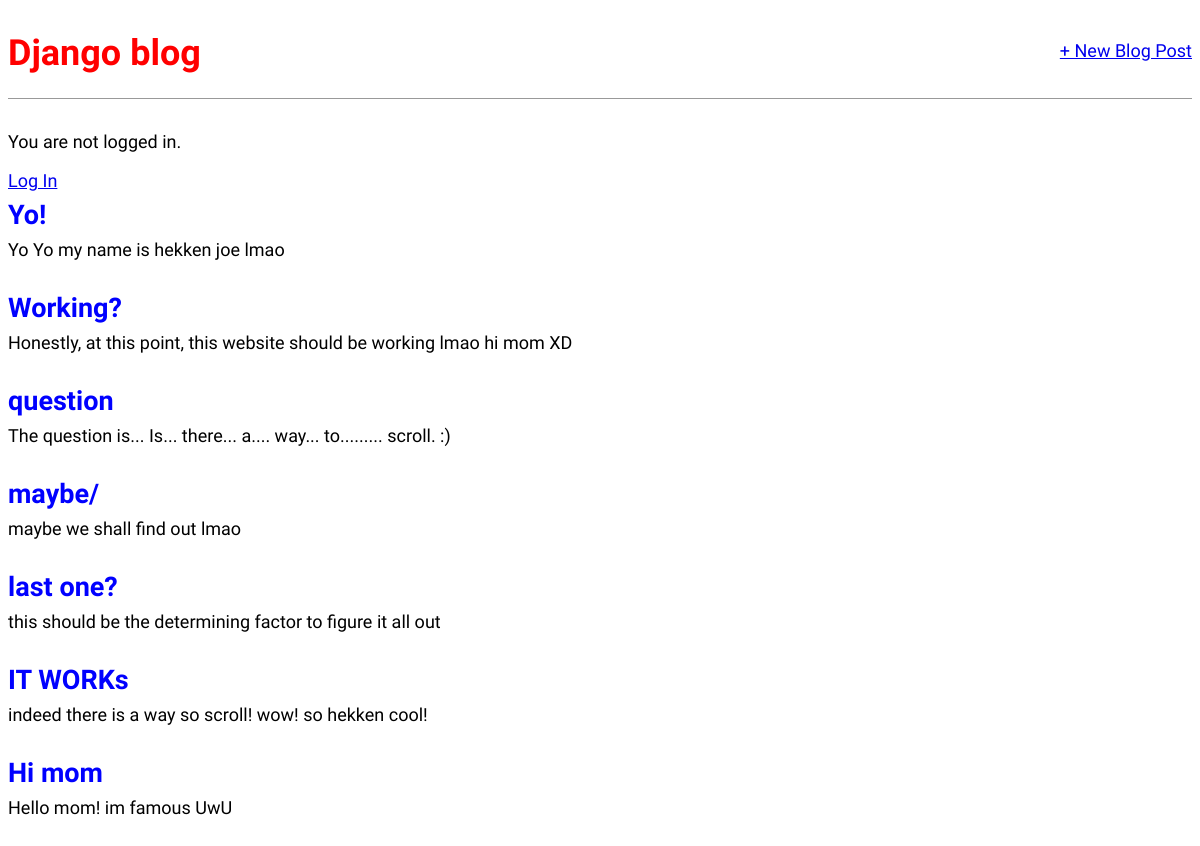
The page / on the database its author committed.
### blog/models.py (models this page shows, shortened)
class Post(models.Model):
    title = models.CharField(max_length=200)
    author = models.ForeignKey(
        'auth.User',
        on_delete = models.CASCADE,
    )
    body = models.TextField()

### blog/views.py (the view)
# urls.py: path('', BlogListView.as_view(), name='home'),
class BlogListView(ListView):
    model = Post
    template_name = 'home.html'

### templates/home.html
{% extends 'base.html' %}
{% block content %}
  {% for post in object_list %}
      <div class="post-entry">
        <h2><a href="{% url 'post_detail' post.pk %}">{{ post.title }}</a></h2>
	<p>{{ post.body }}</p>
      </div>
   {% endfor %}
{% endblock content %}

### static/css/base.css (style rules this page uses)
body { font-family: 'Source Sans Pro', sans-serif; font-size: 18px; }
.post-entry { margin-bottom: 2rem; }
.post-entry h2 { margin: 0.5rem 0; }
.post-entry h2 a, .post-entry h2 a:visited { color: blue; text-decoration: none; }
.post-entry p { margin: 0; font-weight: 400; }

### rows shown on the page
Post: title "Yo!", body "Yo Yo my name is hekken joe lmao"
Post: title "Working?", body "Honestly, at this point, this website should be working lmao hi mom XD"
Post: title "question", body "The question is... Is... there... a.... way... to......... scroll. :)"
Post: title "maybe/", body "maybe we shall find out lmao"
Post: title "last one?", body "this should be the determining factor to figure it all out"
Post: title "IT WORKs", body "indeed there is a way so scroll! wow! so hekken cool!"
Post: title "Hi mom", body "Hello mom! im famous UwU"
